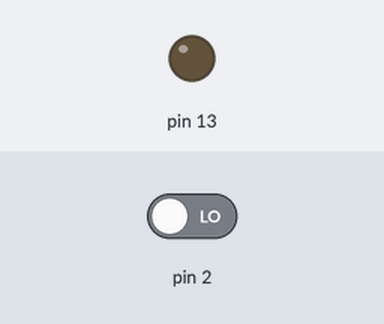
Simulated run of this sketch. Board: Arduino Uno, built with avr-gcc and run on an emulated ATmega328P. Shown: output pins drawn as LEDs (lit = HIGH). Inputs (shaded band) come from the test bench; at power-on: pin 2 LOW. What the sketch prints to the serial monitor is not drawn.

Above: at 1.2 s.
1.3 s: pin 2 driven HIGH
At 2.5 s:
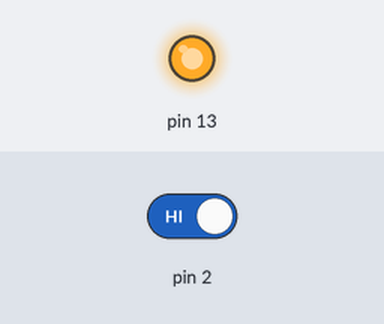
2.8 s: pin 2 driven LOW
At 3.7 s:
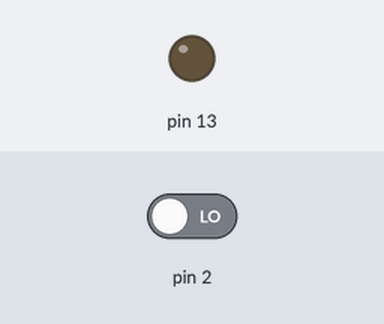
Timing chart, 0 to 5.8 s (numbered marks = the images above; inputs shaded):
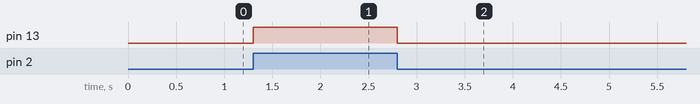

The sketch:

sketch_6_2.ino
```cpp
// программное устранение ждребезга
//byte led=0; //Состояние светодиода
//byte oldled=1; //Последнее состояние светодиода, для исключения ложных переключений
//long previousMillis = 0; //Время последнего нажатия кнопки
//
//void setup()
//{
// pinMode(13, OUTPUT);
// pinMode(2, INPUT);
//}
//
//void loop()
//{
//if(digitalRead(2)==HIGH) { //Когда нажата кнопка
//   //Если от предыдущего нажатия прошло больше 100 миллисекунд
//   if (millis() - previousMillis > 100) {
//     //Запоминаем время первого срабатывания
//     previousMillis = millis();
//     if (led==oldled) { //Проверка, что состояние кнопки изменилось
//       led=!led;
//     }
//   }
//} else {
// oldled=led;
//}
//digitalWrite(13,led); //Переключаем светодиод
//
//}


byte led=0; //Состояние светодиода
byte oldled=1; //Последнее состояние светодиода, для исключения ложных переключений

void setup()
{
pinMode(13, OUTPUT);
pinMode(2, INPUT);
 //delay(1000);
 Serial.begin(9600);
}

void loop()
{
if(digitalRead(2)==HIGH) { //Когда нажата кнопка
digitalWrite(13,1);
}
if(digitalRead(2)==LOW) { //Когда нажата кнопка
digitalWrite(13,0);
}
Serial.print(led);
 //digitalWrite(13,led); //Переключаем светодиод
}
```

Measured:
- after the input at 1.3 s, pin 13: LOW → HIGH at once
- after the input at 2.8 s, pin 13: HIGH → LOW at once
